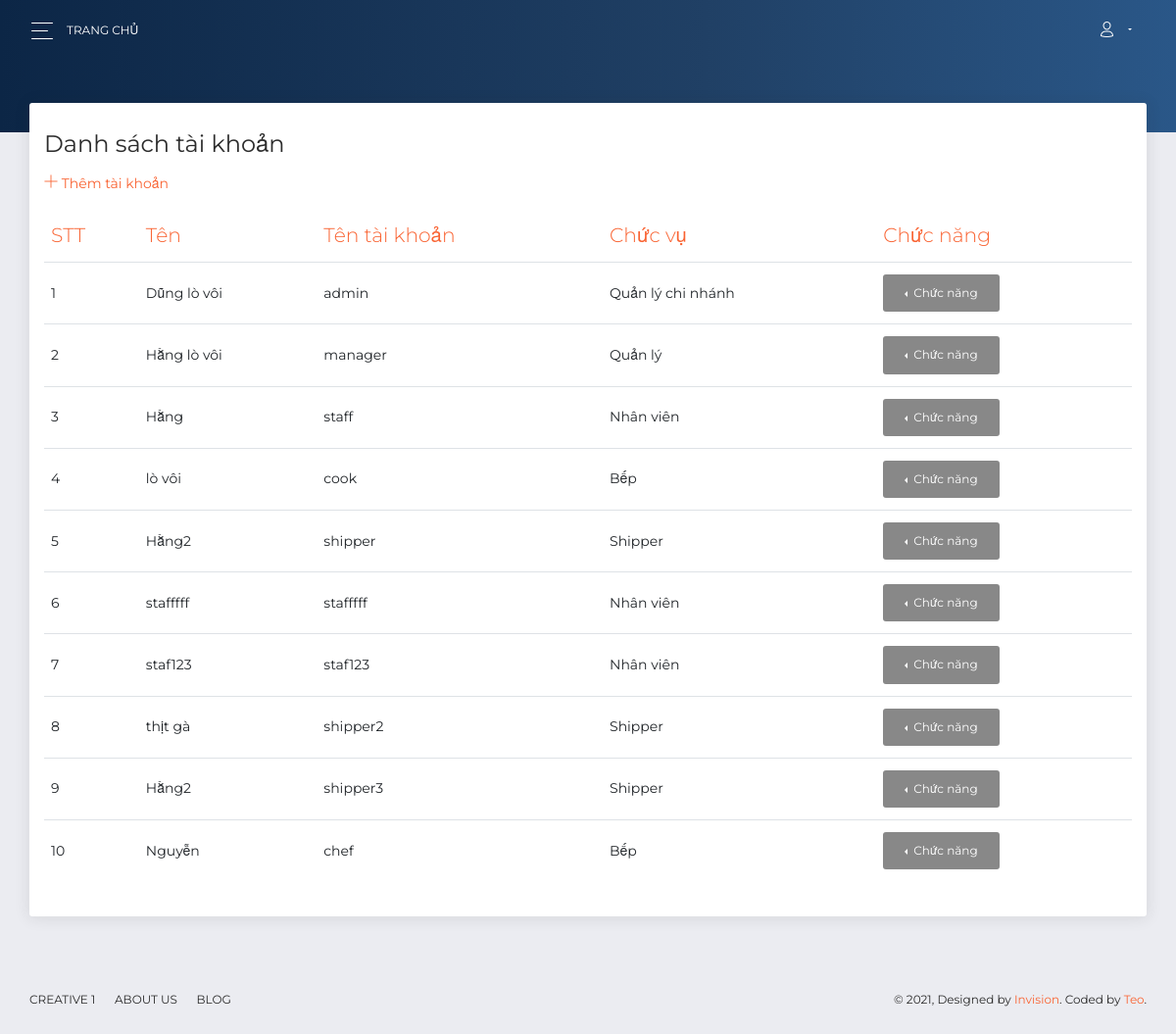
Page /admin/user (signed in) on the committed database.
### tables this page shows
CREATE TABLE `users` (
  `ID` int(11) NOT NULL,
  `Name` varchar(250) NOT NULL,
  `UserName` varchar(50) NOT NULL,
  `Password` varchar(50) NOT NULL,
  `Role` int(11) NOT NULL DEFAULT 0,
  `IDStore` int(11) DEFAULT NULL,
  `IsDelete` int(11) NOT NULL DEFAULT 0
);

CREATE TABLE `roles` (
  `ID` int(11) NOT NULL,
  `RoleName` varchar(50) NOT NULL
);

### admin/Controllers/BaseController.php (called while the page is built, shortened)
<?php
class BaseController{
    protected function __construct() {
        include("./Views/template/header.php");
      }
    protected function __destruct() {
      include("./Views/template/footer.php");
    }
}

### admin/Controllers/UserController.php (called while the page is built, shortened)
<?php
class UserController extends BaseController
{
    function __construct()
    {
        parent::__construct();
    }
    function __destruct()
    {
        parent::__destruct();
    }
    public function index()
    {
        require PATH_ROOT ."/Models/mUser.php";
        $allUser = $user->getUserAll();
        include("./Views/user/index.php");
    }
}

### admin/index.php (called while the page is built, shortened)
<?php
require_once PATH_ROOT . "/libs/DB_driver.php";
$router = new core\http\Route();
$request_url = !empty($_GET['url']) ? '/' . $_GET['url'] : '/';
$method_url = !empty($_SERVER['REQUEST_METHOD']) ? $_SERVER['REQUEST_METHOD'] : 'GET';
$router->map($request_url, $method_url);

### admin/libs/DB_driver.php (called while the page is built, shortened)
<?php
class DB_driver
{
    private $__conn;
    function connect()
    {
        if (!$this->__conn){
            $this->__conn = mysqli_connect(host, user,password,dbName) or die ('Lỗi kết nối');
            mysqli_query($this->__conn, "SET character_set_results = 'utf8', character_set_client = 'utf8', character_set_database = 'utf8', character_set_server = 'utf8'");
        }
    }
    function get_list($sql)
    {
        $result = mysqli_query($this->__conn, $sql);
        $return = array();
        while ($row = mysqli_fetch_assoc($result)){
            $return[] = $row;
        }
        return $return;
    }
}

### admin/Models/mUser.php (called while the page is built, shortened)
<?php
class User extends DB_business {
    public function getUserAll(){
        return $this->get_list("SELECT `users`.*,`roles`.RoleName,`roles`.ID as 'IDROLE' FROM `users`,`roles` WHERE `users`.`role` = `roles`.`ID` AND `users`.`IsDelete` = 0");
    }
}
$user = new User();

### admin/Views/user/index.php (the view, shortened to what this page needs)
<div class="panel-header panel-header-sm">
      </div>
<div class="content">
    <div class="row">
        <div class="col-md-12">
            <div class="card">
                <div class="card-header">
                    <h4 class="card-title">Danh sách tài khoản</h4>
                    <?php if($_SESSION['user']['Role']==1){ ?>
                    <a href="./user/them">
                        <i class="now-ui-icons ui-1_simple-add"></i> Thêm tài khoản
                    </a><br/>
                    <?php } ?>
                </div>
                <div class="card-body">
                    <div class="table-responsive">
                        <table class="table" style="overflow: hidden;">
                            <thead class=" text-primary">
                                <tr>
                                    <th>
                                        STT
                                    </th>
                                    <th>
                                        Tên
                                    </th>
                                    <th>
                                        Tên tài khoản
                                    </th>
                                    <th>
                                        Chức vụ
                                    </th>
                                    <th>
                                       Chức năng
                                    </th>
                                </tr>
                            </thead>
                            <tbody>
                                <?php foreach($allUser as $key=>$value) {?>
                                <tr>
                                    <td>
                                        <?php echo $key+1; ?>
                                    </td>
                                    <td>
                                        <?php echo $value['Name']; ?>
                                    </td>
                                    <td>
                                        <?php echo $value['UserName']; ?>
                                    </td>
                                    <td>
                                        <?php echo $value['RoleName']; ?>
                                    </td>
                                    <td>
                                        <div class="btn-group dropleft" style="">
                                            <button type="button" class="btn btn-secondary dropdown-toggle" data-toggle="dropdown" aria-haspopup="true" aria-expanded="false">
                                                Chức năng
                                            </button>
                                        </div>
                                    </td>
                                </tr>
                                <?php } ?>
                            </tbody>
                        </table>
                    </div>
                </div>
            </div>
        </div>
    </div>
</div>

### admin/core/http/Route.php (shortened to what this page needs)
<?php
class Route
{
    private $__routes;
    public function __construct()
    {
        $this->__routes = [];
    }
    private function __request(string $url, string $method, $action)
    {
        if (preg_match_all('/({([a-zA-Z]+)})/', $url, $params)) {
            $url = preg_replace('/({([a-zA-Z]+)})/', '(.+)', $url);
        }
        $url = str_replace('/', '\/', $url);
        $route = [
            'url' => $url,
            'method' => $method,
            'action' => $action,
            'params' => $params[2]
        ];
        array_push($this->__routes, $route);
    }
    public function map(string $url, string $method)
    {
        foreach ($this->__routes as $route) {
            if ($route['method'] == $method) {
                $reg = '/^' . $route['url'] . '$/';
                if (preg_match($reg, $url, $params)) {
                    array_shift($params);
                    $this->__call_action_route($route['action'], $params);
                    return;
                }
            }
        }
        return;
    }
    private function __call_action_route($action, $params)
    {
        if (is_string($action)) {
            $action = explode('@', $action);
            $controller = new $controller_name();
            call_user_func_array([$controller, $action[1]], $params);
            return;
        }
    }
}

### admin/Views/template/header.php (shortened to what this page needs)
<!DOCTYPE html>
<html lang="en">
<head>
  <link rel="stylesheet" href="https://use.fontawesome.com/releases/v5.7.1/css/all.css">
  <link href="resource/css/bootstrap.min.css" rel="stylesheet" />
  <link href="resource/css/now-ui-dashboard.css?v=1.5.0" rel="stylesheet" />
  <link href="resource/demo/demo.css" rel="stylesheet" />
</head>
<body class="">
  <div class="wrapper ">
    <div class="main-panel" id="main-panel">
      <nav class="navbar navbar-expand-lg navbar-transparent  bg-primary  navbar-absolute">
        <div class="container-fluid">
          <div class="navbar-wrapper">
            <div class="navbar-toggle">
              <button type="button" class="navbar-toggler">
                <span class="navbar-toggler-bar bar1"></span>
                <span class="navbar-toggler-bar bar2"></span>
                <span class="navbar-toggler-bar bar3"></span>
              </button>
            </div>
            <a class="navbar-brand" href="./">Trang chủ</a>
          </div>
          <div class="collapse navbar-collapse justify-content-end" id="navigation">
            <ul class="navbar-nav">
              <li class="nav-item dropdown">
                <a class="nav-link dropdown-toggle" id="navbarDropdownMenuLink" data-toggle="dropdown" aria-haspopup="true" aria-expanded="false">
                  <i class="now-ui-icons users_single-02"></i>
                </a>
              </li>
            </ul>
          </div>
        </div>
      </nav>

### admin/Views/template/footer.php (shortened to what this page needs)
<footer class="footer">
        <div class=" container-fluid ">
          <nav>
            <ul>
              <li>
                <a href="#">
                  Creative 1
                </a>
              </li>
              <li>
                <a href="#">
                  About Us
                </a>
              </li>
              <li>
                <a href="#">
                  Blog
                </a>
              </li>
            </ul>
          </nav>
          <div class="copyright" id="copyright">
            &copy; , Designed by <a href="#" target="_blank">Invision</a>. Coded by <a href="#" target="_blank">Teo</a>.
          </div>
        </div>
      </footer>
    </div>
  </div>
</body>
</html>

### rows in the picture
users: Name "Dũng lò vôi", UserName "admin", roles.RoleName "Quản lý chi nhánh"
users: Name "Hằng lò vôi", UserName "manager", roles.RoleName "Quản lý"
users: Name "Hằng", UserName "staff", roles.RoleName "Nhân viên"
users: Name "lò vôi", UserName "cook", roles.RoleName "Bếp"
users: Name "Hằng2", UserName "shipper", roles.RoleName "Shipper"
users: Name "stafffff", UserName "stafffff", roles.RoleName "Nhân viên"
users: Name "staf123", UserName "staf123", roles.RoleName "Nhân viên"
users: Name "thịt gà", UserName "shipper2", roles.RoleName "Shipper"
users: Name "Hằng2", UserName "shipper3", roles.RoleName "Shipper"
users: Name "Nguyễn", UserName "chef", roles.RoleName "Bếp"
